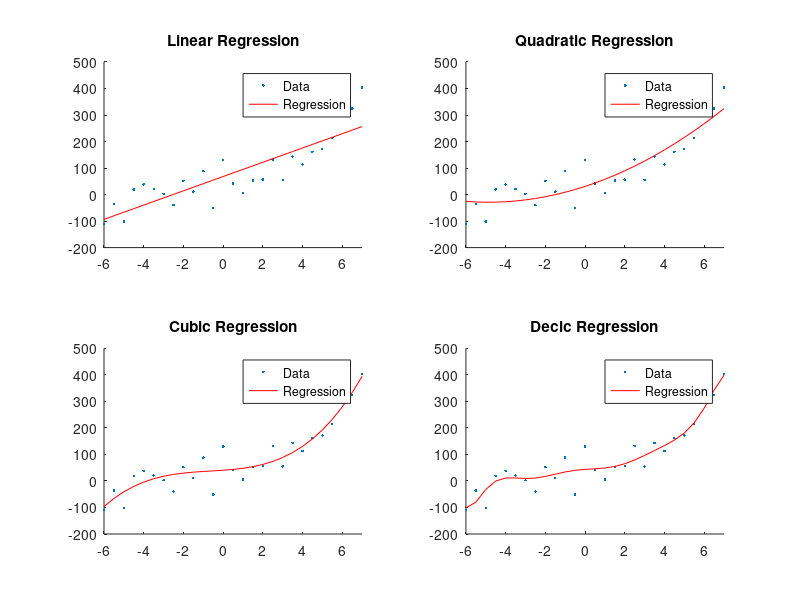

Write the MATLAB code that produced this figure.
clc, clear, close all

dx = .5;
x = (-6:dx:7)';

y = x.^3 + 50*randn(size(x)) + 50;

x1 = [ones(size(x,1),1), x];
x2 = [ones(size(x,1),1), x, x.^2];
x3 = [ones(size(x,1),1), x, x.^2, x.^3];
x10 = [ones(size(x,1),1), x, x.^2, x.^3, x.^4, x.^5, x.^6, x.^7, x.^8,...
        x.^9,x.^10];

data = {x1,x2,x3,x10};
tag = {'Linear Regression', 'Quadratic Regression', 'Cubic Regression', ...
        'Decic Regression'};

figure('Name','Polynomial Regression')
for i=1:4
subplot(2,2,i)
hold on 
title(tag{i})
scatter(x,y,'.')
[U,S,V] = svd(data{i},'econ');
c = V*inv(S)*U'*y;
plot(x,data{i}*c,'r')
xlim([-6, 7])
legend('Data','Regression')
end